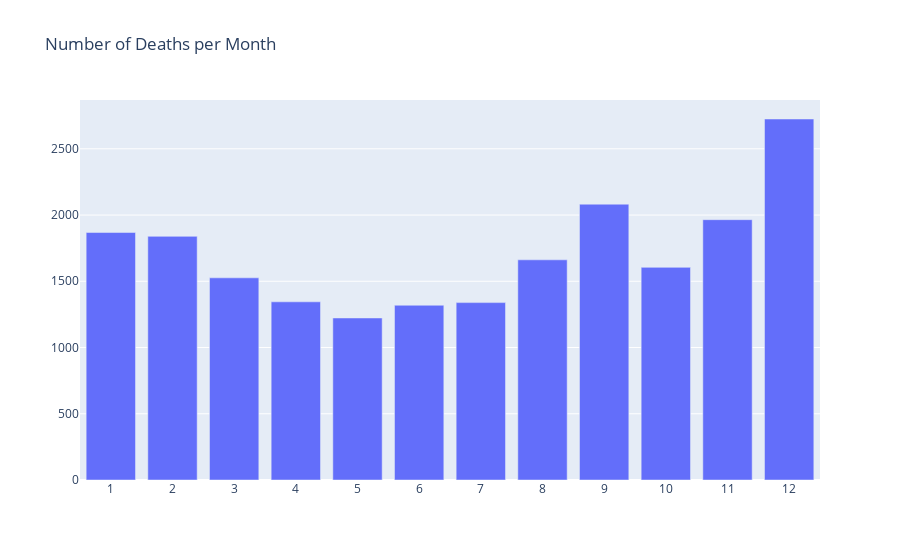

Notebook source saved alongside this figure:
### Markdown cell above
----
### Death value count by month

### Code cell
trace1 = go.Bar(x=df.DOD_m.value_counts().index, y=df.DOD_m.value_counts().values)
layout = go.Layout(
    title="Number of Deaths per Month",
    xaxis = go.layout.XAxis(
        tickmode = 'linear'
    )
)
fig = go.Figure(data=[trace1], layout=layout)

fig.show()

### Figure 1 — Plotly figure (JSON) as saved in the notebook; plotly's stock layout.template omitted (floating-point values rounded to 4 significant figures)
{"data": [{"type": "bar", "x": [12, 9, 11, 1, 2, 8, 10, 3, 4, 7, 6, 5], "y": [2725, 2082, 1965, 1868, 1839, 1662, 1605, 1526, 1345, 1339, 1319, 1223]}], "layout": {"title": {"text": "Number of Deaths per Month"}, "xaxis": {"tickmode": "linear"}}}
